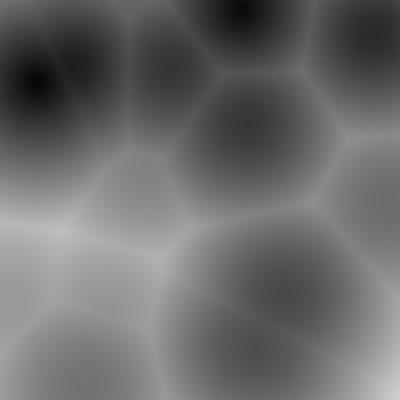
Frame 1 (no input)
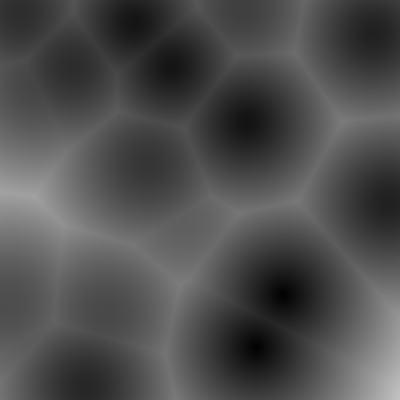
Frame 60 (the mouse pressed at the canvas centre just before this capture)
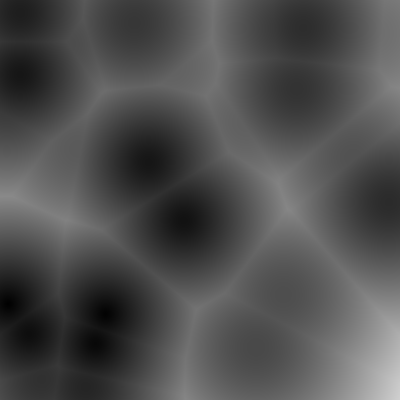
Frame 120 (the mouse held since frame 60 and released just before this capture)

The Processing sketch that drew these frames (run headless with seeded random() and noise(); from frame 60 on, the mouse is pressed at the canvas centre):

// Processing sketch: Worley_Noise
// ── Worley_Noise.pde
PVector[] points = new PVector[50];

void setup() {
  size(400, 400);
  for (int i = 0; i < points.length; i++) {
    points[i] = new PVector(random(width), random(height), random(width));
  }
}

void draw() {
  loadPixels();
  
  for (int x = 0; x < width; x++) {
    for (int y = 0; y < height; y++) {
      
        float[] distances = new float[points.length];
        for (int i = 0; i < points.length; i++) {
          PVector v = points[i];
          float z = frameCount % width;
          float d = dist(x, y, z, v.x, v.y, v.z);        
          distances[i] = d;
        }
        
        int n = 0;
        float[] sorted = sort(distances);
        float noise = map(sorted[n], 0, width / 2, 0, 255);
        int index = x + y * width;
        pixels[index] = color(noise);
    }
  }
  
  updatePixels();
}
